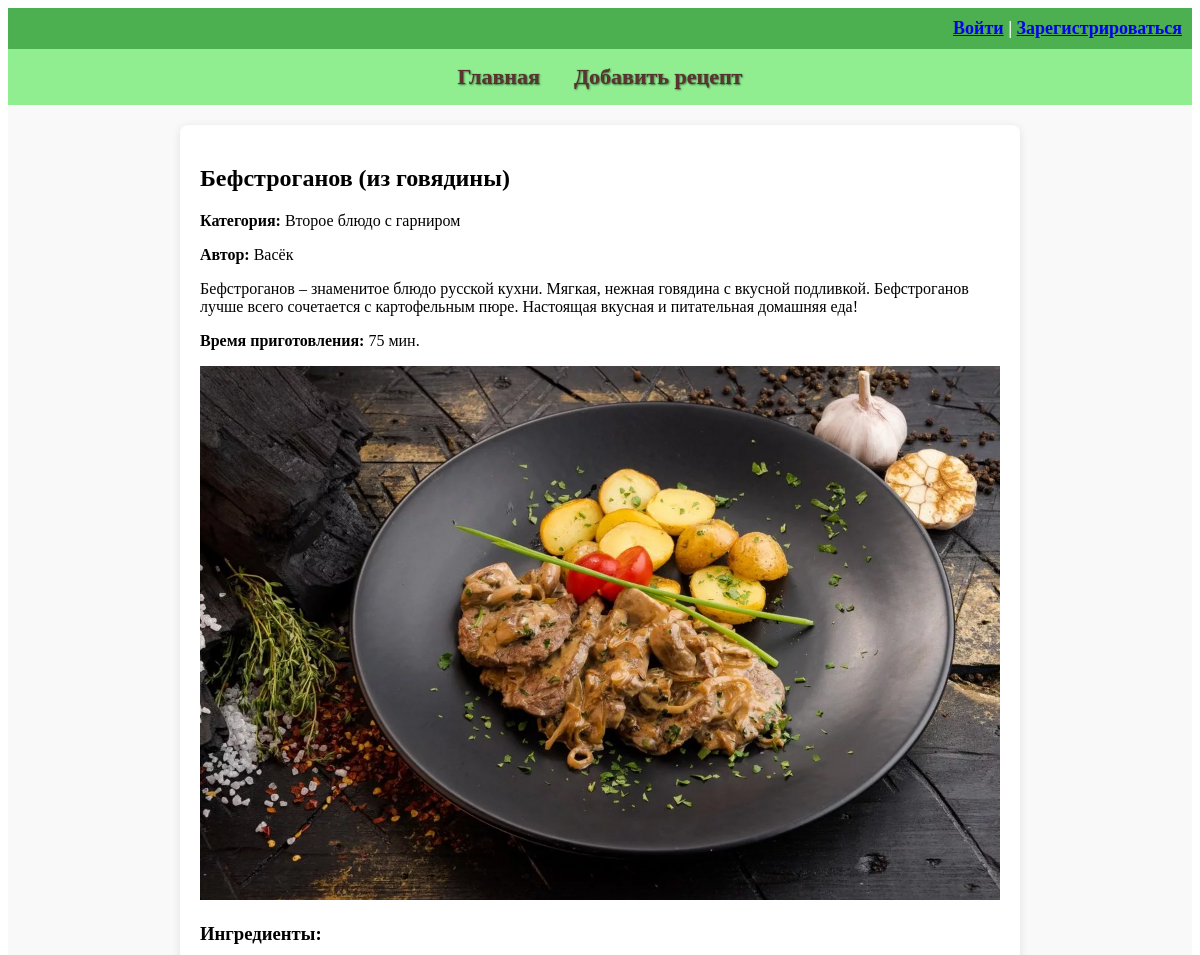
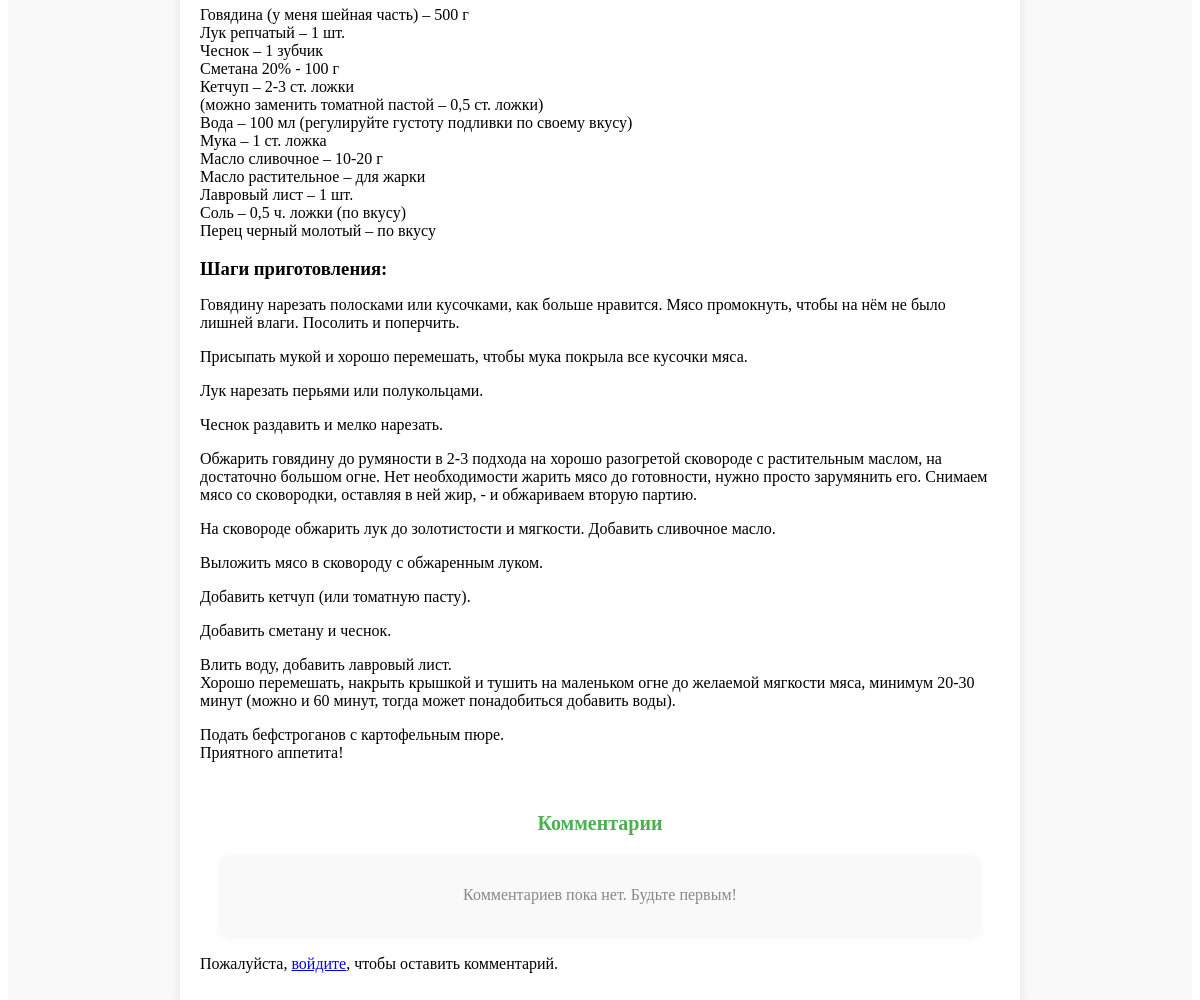
Page /recipe/26/ on the committed database (2 pictures, top to bottom).
### recipe_app/models.py (models this page shows, shortened)
class Recipe(models.Model):
    title = models.CharField(max_length=100, verbose_name="Название блюда")  # Название рецепта
    description = models.TextField(verbose_name="Описание")  # Описание рецепта
    preparation_steps = models.TextField(verbose_name="Шаги приготовления")  # Шаги приготовления блюда
    preparation_time = models.PositiveIntegerField(verbose_name="Время приготовления в минутах")  # Время приготовления в минутах
    image = models.ImageField(upload_to='recipes/images/', verbose_name="Добавьте фото")  # Изображение рецепта
    author = models.ForeignKey(User, on_delete=models.CASCADE, verbose_name="Автор")  # Автор рецепта (связь с пользователем)
    categories = models.ManyToManyField(Category, through='RecipeCategory', verbose_name="Категория")  # Категории, связанные с рецептом через промежуточную модель
    ingredients = models.TextField(blank=True, null=True, verbose_name="Ингредиенты")  # Ингредиенты для рецепта, можно оставить пустым

class Category(models.Model):
    name = models.CharField(max_length=50)  # Поле для хранения имени категории, максимальная длина 50 символов

### recipe_app/views.py (the view, shortened to what this page needs)
# urls.py: path('recipe/<int:recipe_id>/', recipe_detail, name='recipe_detail'),  # Страница отдельного рецепта, в URL передается ID рецепта
def recipe_detail(request, recipe_id):
    recipe = get_object_or_404(Recipe, id=recipe_id)  # Получаем рецепт по ID или 404, если не найден
    comments = recipe.comments.order_by('-created_at')  # Получаем все комментарии к рецепту и сортируем по дате
    form = CommentForm()  # Создаем форму для нового комментария
    return render(request, 'recipes/recipe_detail.html', {'recipe': recipe, 'comments': comments, 'form': form}) # Отображаем рецепт с комментариями

### recipe_app/templates/recipes/recipe_detail.html (shortened to what this page needs)
{% extends 'base.html' %}
{% block content %}
<h2>{{ recipe.title }}</h2>
<p><strong>Категория:</strong>
    {% for category in recipe.categories.all %}
    {{ category.name }}{% if not forloop.last %}, {% endif %}
    {% endfor %}
</p>
<p><strong>Автор:</strong>
    {{ recipe.author.username }}
</p>
<p>{{ recipe.description }}</p>
<p><strong>Время приготовления:</strong> {{ recipe.preparation_time }} мин.</p>
<img src="{{ recipe.image.url }}" alt="{{ recipe.title }}">
{% if recipe.ingredients %}
<h3>Ингредиенты:</h3>
<p>{{ recipe.ingredients|linebreaks }}</p>
{% endif %}
<h3>Шаги приготовления:</h3>
<p>{{ recipe.preparation_steps|linebreaks }}</p>
<h2 class="comments-title">Комментарии</h2>
<div class="comments-container">
    {% for comment in comments %}
        <div class="comment">
            <p class="comment-author"><strong>{{ comment.author }}:</strong></p>
            <p class="comment-text">{{ comment.text }}</p>
            <p class="comment-date"><small>{{ comment.created_at }}</small></p>
        </div>
    {% empty %}
        <p class="no-comments">Комментариев пока нет. Будьте первым!</p>
    {% endfor %}
</div>
{% if user.is_authenticated %}
    <form method="post" class="comment-form">
        {% csrf_token %}
        <div>
            {{ form.as_p }}
        </div>
        <button type="submit" class="submit-comment-button">Отправить</button>
    </form>
{% else %}
    <p>Пожалуйста, <a href="{% url 'login' %}">войдите</a>, чтобы оставить комментарий.</p>
{% endif %}
{% endblock %}

### recipe_app/static/styles.css (style rules this page uses)
h3 { margin-bottom: 10px; }
img { max-width: 100%; height: auto; }
.comments-container { margin: 20px; padding: 15px; background-color: #f9f9f9; border-radius: 8px; box-shadow: 0 2px 8px rgba(0, 0, 0, 0.05); }
.comments-title { margin-top: 50px; text-align: center; font-size: 20px; color: #4CAF50; }
.no-comments { color: #888; text-align: center; }

### rows in the picture
Recipe: title "Бефстроганов (из говядины)", author.username "Васёк", description "Бефстроганов – знаменитое блюдо русской кухни. Мягкая, нежная говядина с вкусной подливкой. Бефстроганов лучше всего сочетается с картофельным пюре. Настоящая вкусная и питательная домашняя еда!", preparation_time "75", image (picture), ingredients "Говядина (у меня шейная часть) – 500 г Лук репчатый – 1 шт. Чеснок – 1 зубчик Сметана 20% - 100 г Кетчуп – 2-3 ст. ложки (можно заменить томатной пастой – 0,5 ст. ложки) Вода – 100 мл (регулируйте густоту подливки по своему вкусу) Мука – 1 ст. ложка Масло сливочное – 10-20 г Масло растительное – для жарки Лавровый лист – 1 шт. Соль – 0,5 ч. ложки (по вкусу) Перец черный молотый – по вкусу", preparation_steps "Говядину нарезать полосками или кусочками, как больше нравится. Мясо промокнуть, чтобы на нём не было лишней влаги. Посолить и поперчить. Присыпать мукой и хорошо перемешать, чтобы мука покрыла все кусочки мяса. Лук нарезать перьями или полукольцами. Чеснок раздавить и мелко нарезать. Обжарить говядину до румяности в 2-3 подхода на хорошо разогретой сковороде с растительным маслом, на достаточно большом огне. Нет необходимости жарить мясо до готовности, нужно просто зарумянить его. Снимаем мясо со сковородки, оставляя в ней жир, - и обжариваем вторую партию. На сковороде обжарить лук до золотистости и мягкости. Добавить сливочное масло. Выложить мясо в сковороду с обжаренным луком. Добавить…"
Category: name "Второе блюдо с гарниром"
